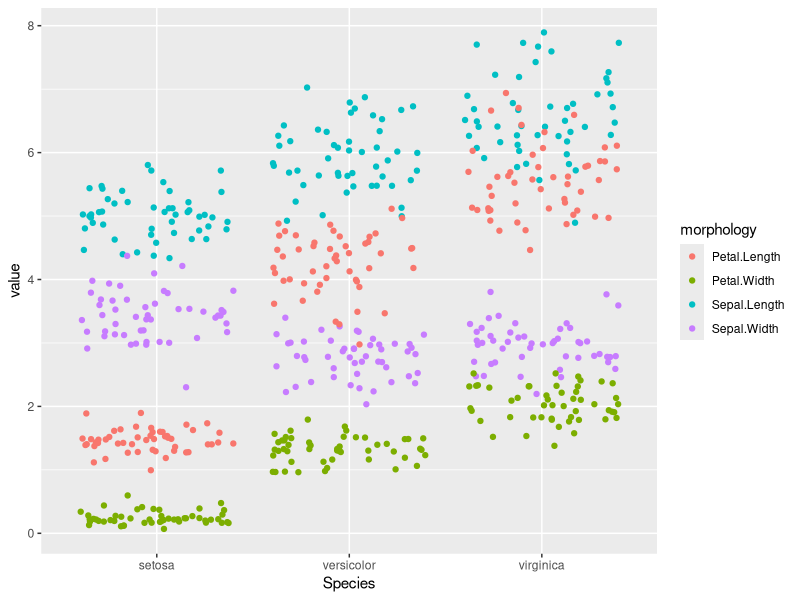
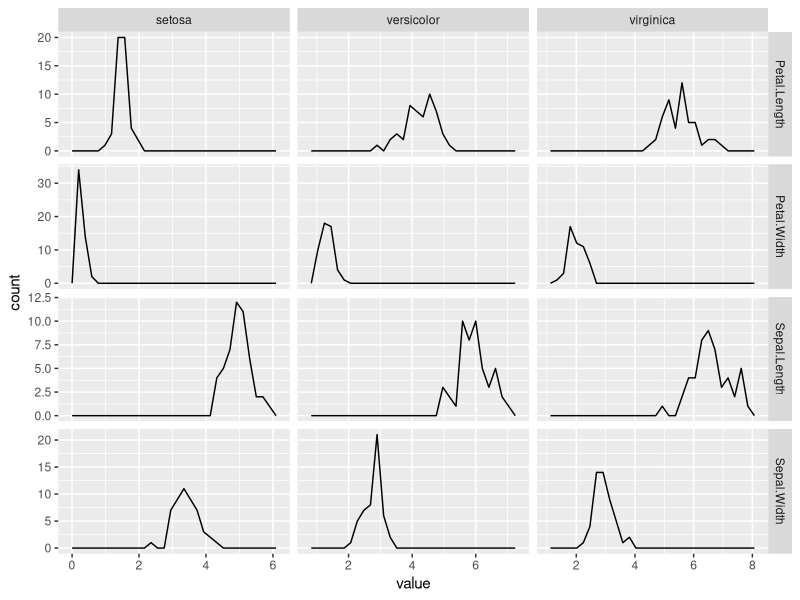
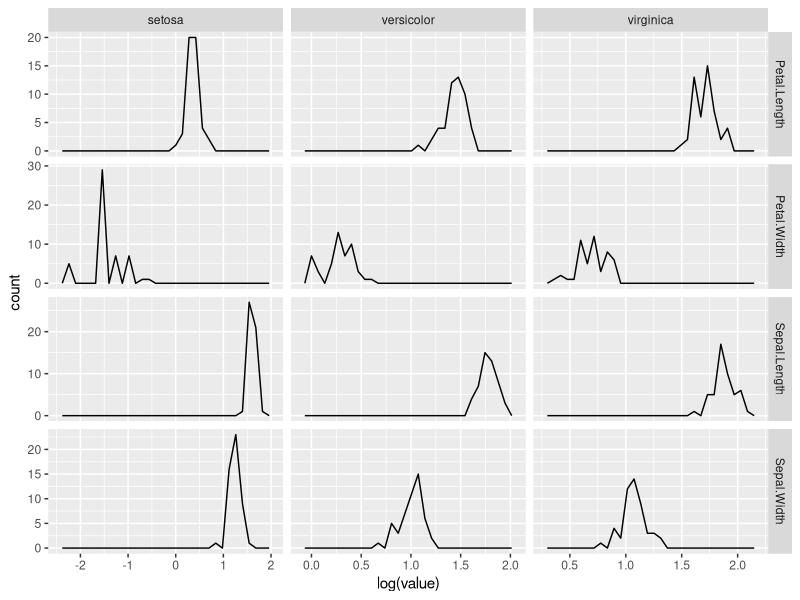
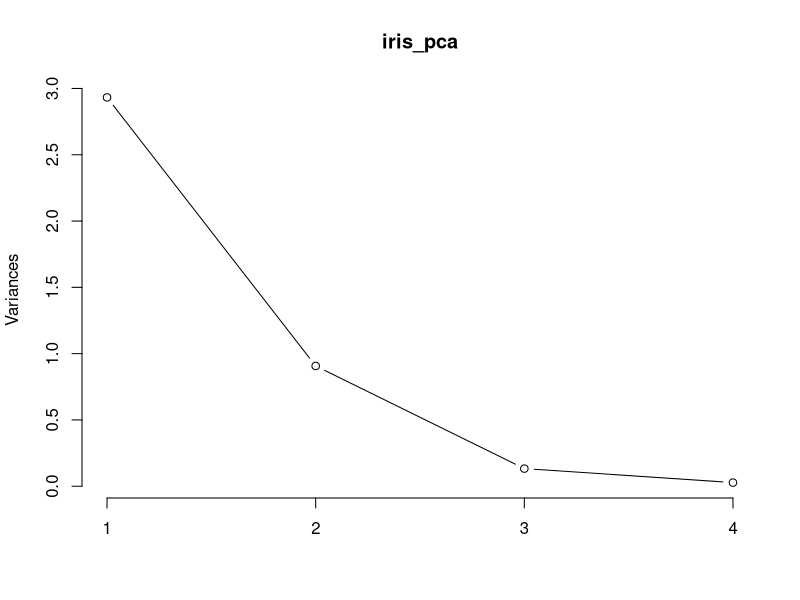
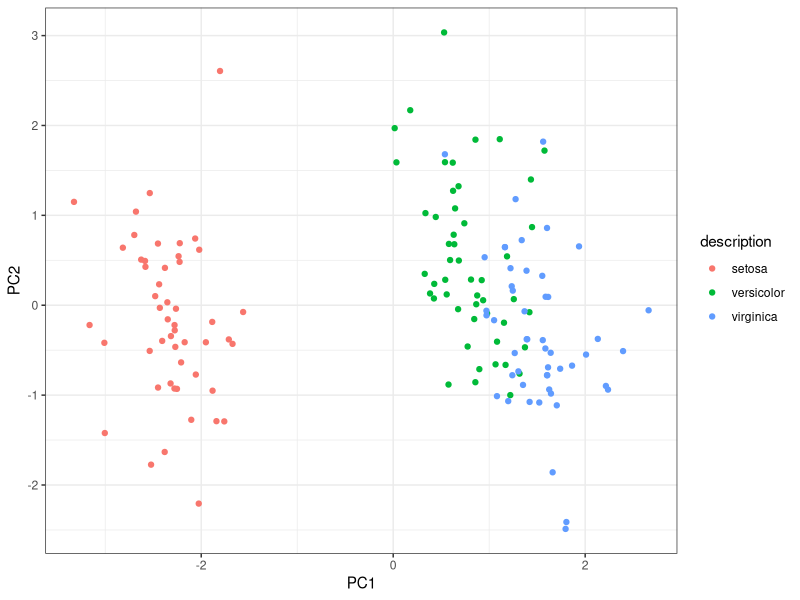
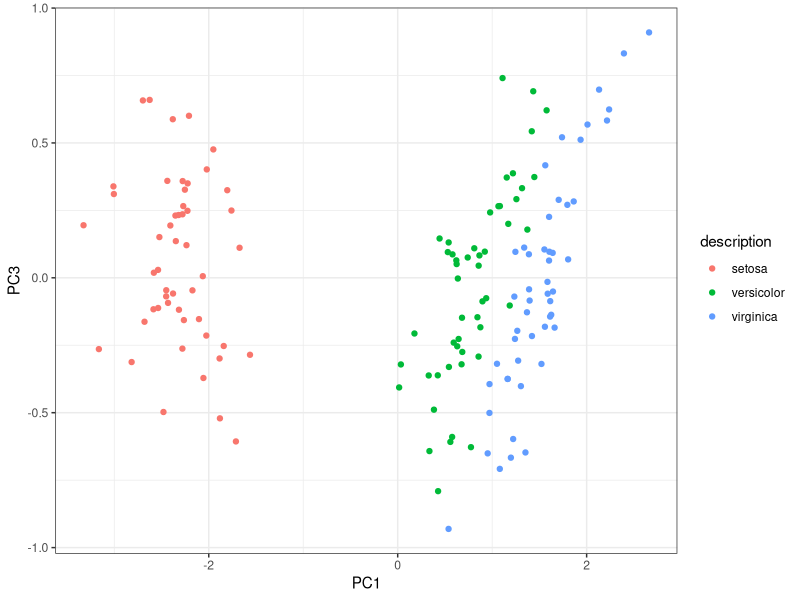
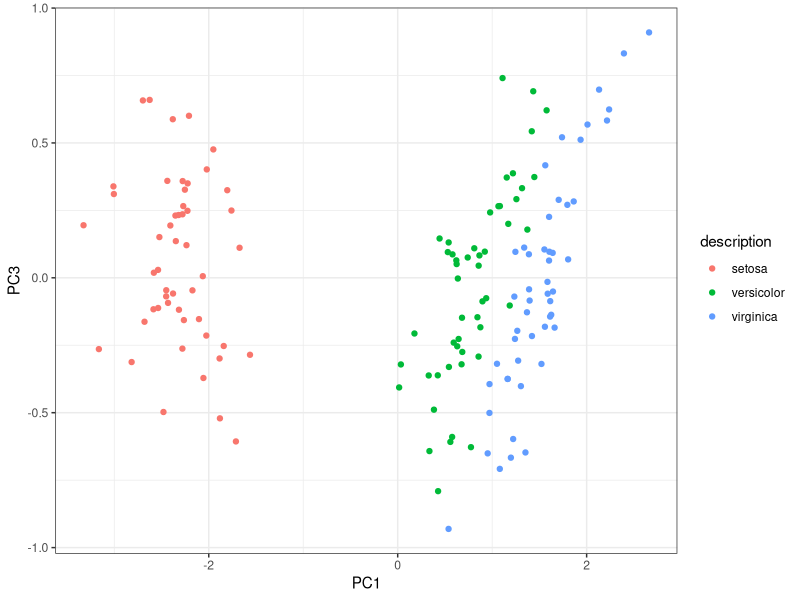

The R source for these figures, in order:
## ---- chunk 1
knitr::opts_chunk$set(echo = TRUE)
## ---- chunk 2
library(tidyverse)
## ---- chunk 3
# Load data
data(iris)
iris <- as_tibble(iris)
head(iris, 3)

# Exploratory Data Analysis
sum(is.na(iris))

# reshape and plot with ggplot2
iris %>%
  gather(Sepal.Length:Petal.Width, 
         key = "morphology", value = "value") %>%
  ggplot(aes(x = Species, y = value)) +
  geom_point(aes(colour = morphology), position = "jitter")

## We see some segragation of the morphological characteristics per species, maybe we can use the morphology to classify the species?

## PCA uses an unsupervised algorithm to investigate segregation and clustering of data points

## Let's look at the distributions first
iris %>%
  gather(Sepal.Length:Petal.Width, 
         key = "morphology", value = "value") %>%
  ggplot(aes(x = value)) +
  geom_freqpoly() +
  facet_grid(morphology ~ Species, scales = "free")



# log transform 
log_iris <- log(iris[, 1:4]) ## only numeric variables can be used for PCA
iris_species <- iris[, 5] ## labels

# see transformation effect
iris %>%
  gather(Sepal.Length:Petal.Width, 
         key = "morphology", value = "value") %>%
  ggplot(aes(x = log(value))) +
  geom_freqpoly() +
  facet_grid(morphology ~ Species, scales = "free")

 
# apply PCA - scale. = TRUE is highly 
# advisable, but default is FALSE. 
iris_pca <- prcomp(log_iris,
                 center = TRUE,
                 scale = TRUE) 

iris_pca
# print method
print(iris_pca)

## access data-pca
iris_pca$x

# plot method
plot(iris_pca, type = "l")

# summary method
summary(iris_pca)

# Predict PCs (can be valuable to use PCs in supervised ML)
predict(iris_pca, 
        newdata=tail(log_iris, 2))

# ggplot2 to visualize pca - PC1 vs PC2
as_tibble(iris_pca$x) %>%
  mutate(description = iris_species$Species) %>%
#  separate(description, c('subject', 'time', 'protocol'), sep = '__') %>%
#  mutate(subject = as.numeric(subject)) %>%
#  mutate(subject = as.character(subject)) %>%

ggplot(aes(x = PC1, y = PC2, color = description)) +
  geom_point() +
  theme_bw() 

## ---- chunk 4
as_tibble(iris_pca$x) %>%
  mutate(description = iris_species$Species) %>%
#  separate(description, c('subject', 'time', 'protocol'), sep = '__') %>%
#  mutate(subject = as.numeric(subject)) %>%
#  mutate(subject = as.character(subject)) %>%

ggplot(aes(x = PC1, y = PC3, color = description)) +
  geom_point() +
  theme_bw() 

## ---- chunk 5
as_tibble(iris_pca$x) %>%
  mutate(description = iris_species$Species) %>%
#  separate(description, c('subject', 'time', 'protocol'), sep = '__') %>%
#  mutate(subject = as.numeric(subject)) %>%
#  mutate(subject = as.character(subject)) %>%

ggplot(aes(x = PC1, y = PC3, color = description)) +
  geom_point() +
  theme_bw() 

